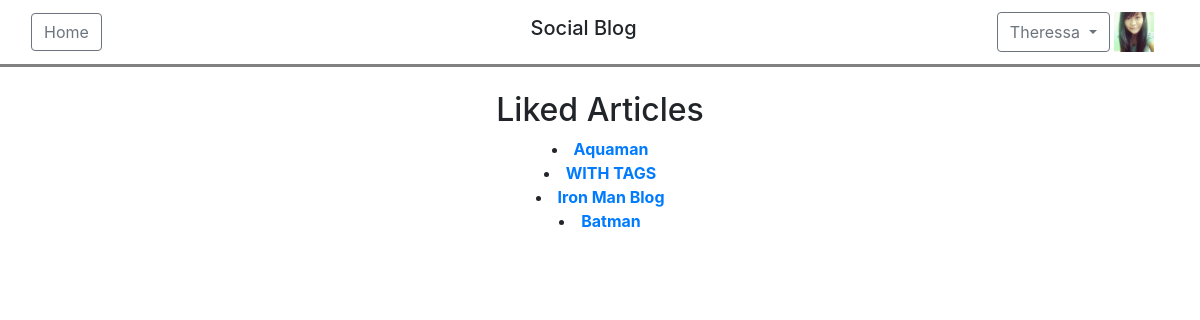
The page /article/liked (signed in) on the database as committed earlier.
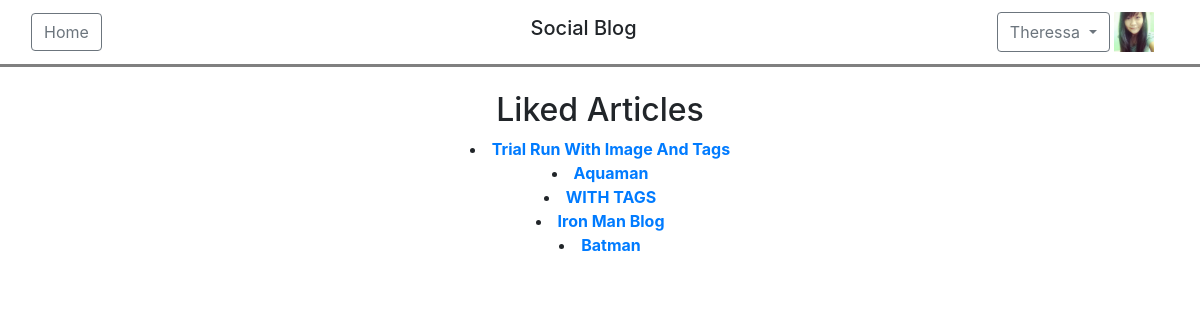
The same page on the database as committed later.
### blog/models.py (models this page shows, shortened)
class ArticleLikes(models.Model):
    likebool = models.BooleanField()
    article = models.ForeignKey(Article, on_delete=models.CASCADE)
    owner = models.ForeignKey(settings.AUTH_USER_MODEL, on_delete=models.CASCADE)
    date_published = models.DateTimeField(auto_now_add = True)
    date_modified = models.DateTimeField(auto_now = True)

class Article(models.Model):
    title =  models.CharField(max_length = 200)
    description = models.TextField(null=True, blank=True)
    owner = models.ForeignKey(settings.AUTH_USER_MODEL, on_delete=models.CASCADE)
    date_published = models.DateTimeField(auto_now_add = True)
    date_modified = models.DateTimeField(auto_now = True)
    article_image = models.ImageField(upload_to='articleImage/', null=True, blank=True)
    is_featured = models.BooleanField(default=False)
    tags = TaggableManager(blank=True)

### blog/views.py (the view)
# urls.py: path('article/liked', views.view_liked, name = "viewliked"),
def view_liked(request):
    if request.user.is_authenticated:
        form = ArticleLikes.objects.filter(owner=request.user, likebool=True).order_by('-date_published')
        return render(request, 'blog/likedarticlesview.html', {'form': form})
    else:
        raise Http404("INVALID ACCESS")

### templates/blog/likedarticlesview.html (shortened to what this page needs)
{% extends 'base.html' %}
{% load widget_tweaks %}
{% load static %}
{% block switch %}
    <div class="btn-group">
        <button type="button" class="btn btn-outline-secondary dropdown-toggle" data-toggle="dropdown" aria-haspopup="true" aria-expanded="false">
            {% if request.user.firstname %}
                {{ request.user.firstname }}
            {% else %}
                {{ request.user.email }}
            {% endif %}
        </button>
    </div>
    <img src="{{ request.user.avatar.url }}" width="40" height="40"></img>
{% endblock%}
{% block content %}
    <div class="container-fluid">
        <div>
            <div class="container">
                <div align="center">
                    <h2>Liked Articles</h2>
                    {% if form %}
                        <div align="center">
                            {% for like in form %}
                                <li>
                                    <a href="{% url 'blog:articledetails' like.article.id%}" ><b>{{like.article.title}}</b></a>
                                </li>
                            {% endfor %}
                        </div>
                    {% endif %}
                </div>
            </div>
        </div>
    </div>
{% endblock %}

Rows that differ between the two databases and show on the page:
added ArticleLikes: article "Trial Run With Image And Tags"
